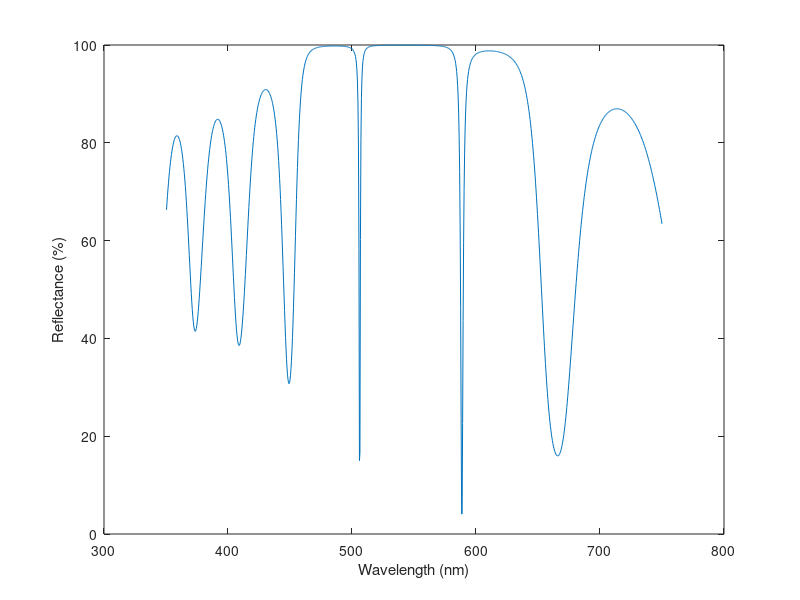

This chart was generated by the following MATLAB code:
clear all;
nair=1.0;  %refractive index of air
narc1=2.0; %refractive index of anti-reflection coating 1
narc2=1.37; %refractive index of anti-reflection coating 2
nsubs=1.52; %refractive index of substrate i.e. crown glass
lamdac=535; %sets centre avelength in nm
Ls=350;Le=750; %range in nm
Np=1000;%array points
x=1:Np;
lamda=Ls+x*(Le-Ls)/Np;
lambda1 = 450;  % Design wavelength for left stack (nm)
lambda2 = 620;  % Design wavelength for right stack (nm)
N = 8;    % Number of layers for both right and left matrices
nm = input('enter the value of refractive index of middle layer'); %will either take value of narc1 or narc2
theta_i = input ('enter the value of the phase shift of the middle layer'); %will either take value of pi or pi/2
M_i = [cos(theta_i) , 1i*sin(theta_i)/nm ; 1i*nm*sin(theta_i) , cos(theta_i)]; %matrix for the inserted layer
d=lamdac/4;
%making a for loop
Rpow = zeros(size(lamda));
for i = 1:length(lamda)
    % Calculate phase shifts for each layer at current wavelength
theta = 2 *pi*d./lamda(i); % High index layer
% Transfer matrix for a single layer on left stack
    MatrixL1 = [cos(theta), (1i*sin(theta))/narc2 ; 1i*narc2*sin(theta), cos(theta)];
    MatrixL2 = [cos(theta), (1i*sin(theta))/narc1 ; 1i*narc1*sin(theta), cos(theta)];
    % Total matrix for N double layers for left stack
    M_L = (MatrixL1 * MatrixL2)^N;
    % Transfer matrix for a single layer on right stack
    MatrixR1 = [cos(theta), (1i*sin(theta))/narc1 ; 1i*narc1*sin(theta), cos(theta)];
    MatrixR2 = [cos(theta), (1i*sin(theta))/narc2 ; 1i*narc2*sin(theta), cos(theta)];
    % Total matrix for N double layers for right stack
    M_R = (MatrixR1 * MatrixR2)^N;
% Total characteristic matrix
    M = (M_L * M_i * M_R);
    M11 = M(1,1);
    M12 = M(1,2);
    M21 = M(2,1);
    M22 = M(2,2);
Ramp = ((M11*nair) + (nsubs*nair*M12) - M21-(nsubs*M22))/((M11*nair) + (nsubs*nair*M12) + M21 + (nsubs*M22));
Rpow(i)=(abs(Ramp)).^2;
end
figure;
plot(lamda,(Rpow*100));
xlabel('Wavelength (nm)');
ylabel('Reflectance (%)');

